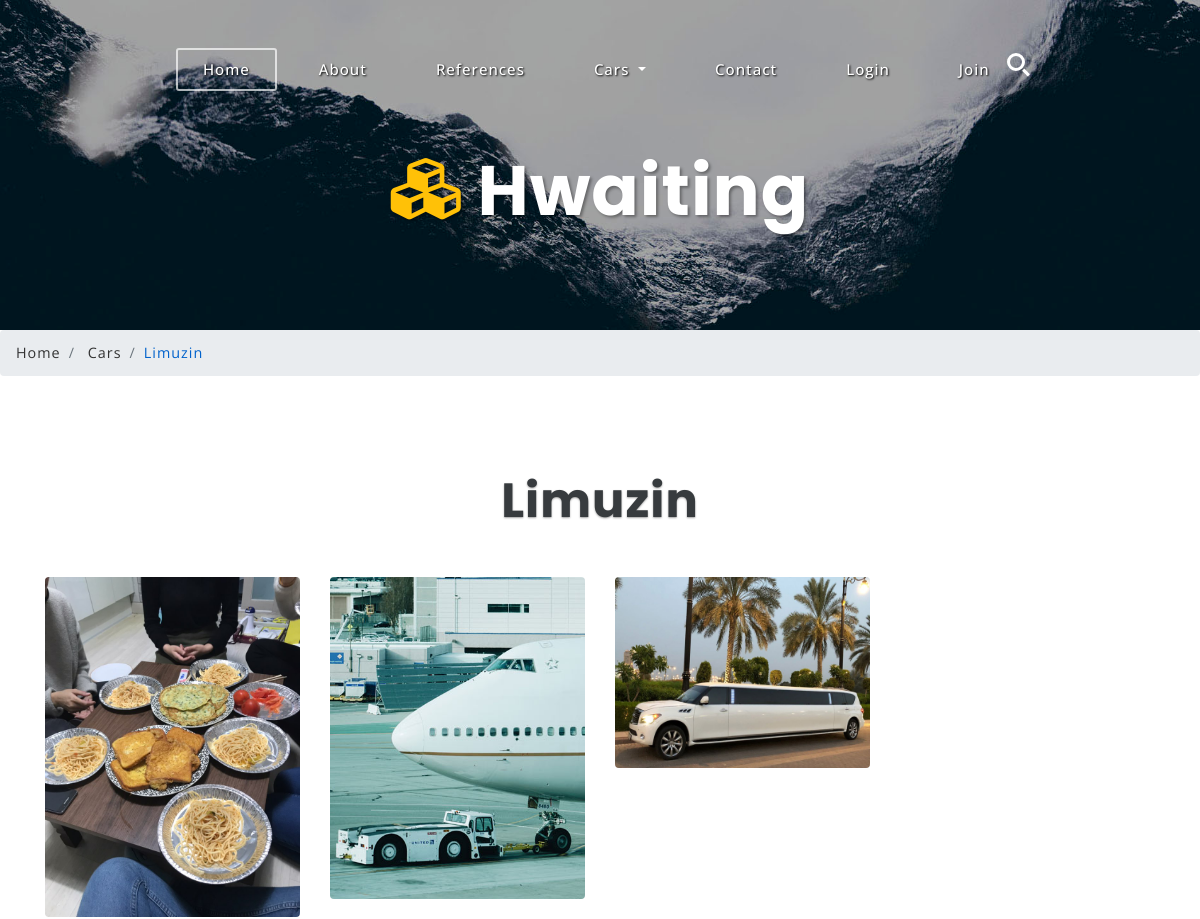
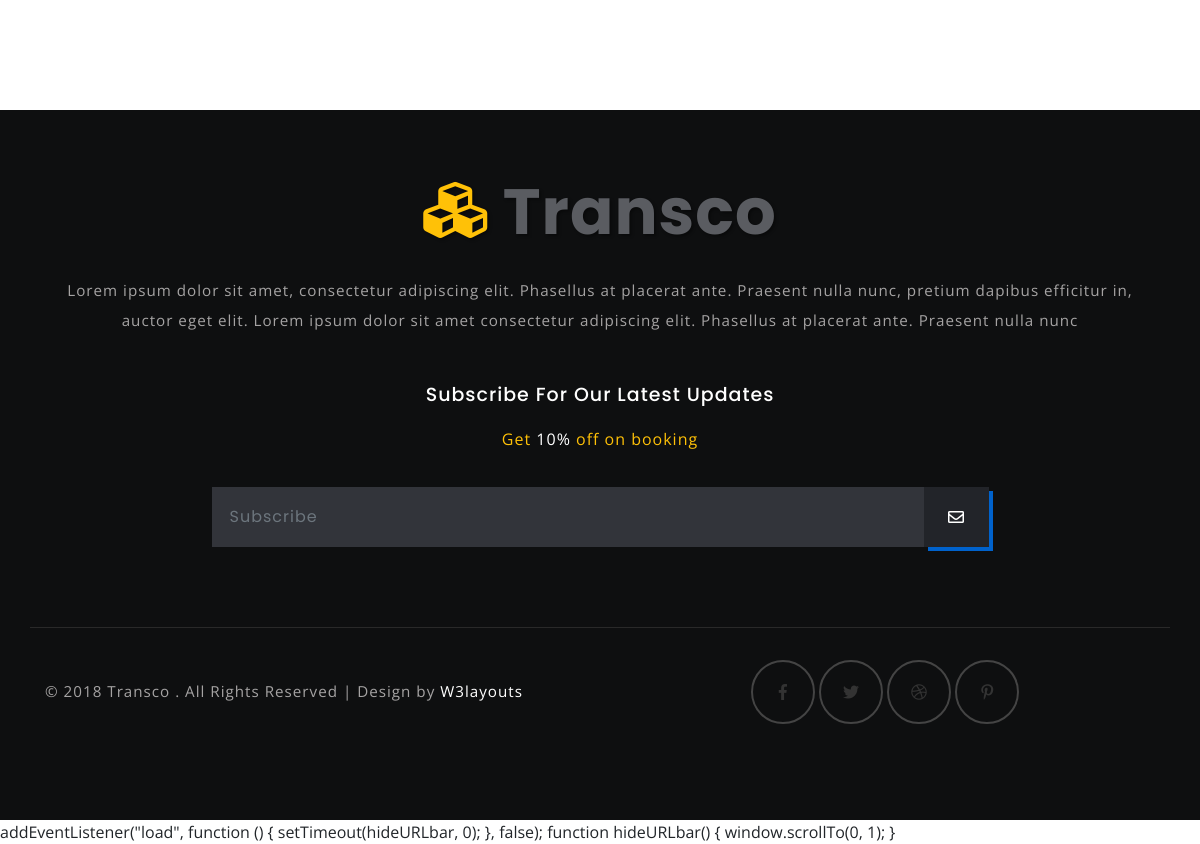
Screenshot of /category/9/Limuzin/ with the database file from the repository (2 pictures, top to bottom).
### car/models.py (models this page shows, shortened)
class Category(MPTTModel):
    STATUS = (
        ('True', 'Evet'),
        ('False', 'Hayır'),
    )
    title = models.CharField(max_length=30)
    keywords = models.CharField(max_length=255)
    description = models.CharField(max_length=255)
    detail = RichTextField()
    status = models.CharField(max_length=10, choices=STATUS)
    image = models.ImageField(blank=True, upload_to='images/')
    slug = models.SlugField(null=False, unique=True)
    parent= models.ForeignKey('self', blank=True, null=True, related_name='children', on_delete=models.CASCADE)
    created_at = models.DateTimeField(auto_now_add=True)
    updated_at = models.DateTimeField(auto_now=True)
    parent = TreeForeignKey('self', on_delete=models.CASCADE, null=True, blank=True, related_name='children')
    class MPTTMeta:
        order_insertion_by = ['title']
    def image_tag(self):
        return mark_safe('<img src="{}" height="50"/>'.format(self.image.url))
    image_tag.short_description = 'Image'

class Car(models.Model):
    STATUS = (
        ('True', 'Evet'),
        ('False', 'Hayır'),
    )
    status = models.CharField(max_length=10, choices=STATUS)
    category = models.ForeignKey(Category, on_delete=models.CASCADE)
    title = models.CharField(max_length=30)
    detail = RichTextField()
    base_price = models.FloatField(null=False, default="0")
    km_price = models.FloatField(null=False,default="0")
    capasity = models.CharField(max_length=255, blank=True)
    description = models.CharField(max_length=30)
    keywords = models.CharField(max_length=255)
    image = models.ImageField(blank=True, upload_to='images/')
    slug = models.SlugField(null=False, unique=True)
    created_at = models.DateTimeField(auto_now_add=True)
    updated_at = models.DateTimeField(auto_now=True)
    def image_tag(self):
        return mark_safe('<img src="{}" height="50"/>'.format(self.image.url))
    image_tag.short_description = 'Image'

### home/views.py (the view)
# urls.py: path('category/<int:id>/<slug:slug>/',  views.category_cars ,name='category_cars'),
def category_cars(request, id,slug):
    category = Category.objects.all()
    categorydata = Category.objects.get(pk= id)
    cars= Car.objects.filter(category_id = id, status='True')
    context = {'cars': cars,
               'category': category,
               'categorydata': categorydata,
               }
    return render(request, 'cars.html', context)

### home/templates/cars.html (shortened to what this page needs)
{% extends "homebase.html" %}
{% block content %}
	<div class="banner-inner" id="home">
			<div class="wrapper-inner">
				<h3 class="logo text-center">
					<a class="navbar-brand" href="index.html">
						<i class="fas fa-cubes"></i> Hwaiting</a>
				</h3>
			</div>
		</div>
		<ol class="breadcrumb">
			<li class="breadcrumb-item">
				<a href="#">Home</a>
			</li>
			<li class="breadcrumb-item">
				<a href="#">Cars</a>
			</li>
			<li class="breadcrumb-item active">{{categorydata.title}}</li>
		</ol>
	<section class="banner-bottom-agile-w3ls">
		<div class="container">
			<h3 class="tittle-w3ls text-center">{{categorydata.title}}</h3>
			<div class="row inner-sec-w3layouts-agileits">
				{% for dl in cars %}
				<div class="col-md-3 gallery-grids">
					<a class="w3 wow zoomIn animated" href="/car/{{dl.id}}/{{dl.slug}}" data-lightbox="example-set" >
						<img src="{{dl.image.url}}" class="img-fluid rounded zoom-img" alt="" />
					</a>
				</div>
					{% endfor %}
			</div>
		</div>
	</section>
{% endblock %}
{% block footer %}
	addEventListener("load", function () {
		setTimeout(hideURLbar, 0);
	}, false);
	function hideURLbar() {
		window.scrollTo(0, 1);
	}
{% endblock %}

### home/static/css/style.css (style rules this page uses)
html, body { margin: 0; font-size: 100%; font-family: 'Open Sans', sans-serif; background: #fff; }
body a { text-decoration: none; transition: 0.5s all; -webkit-transition: 0.5s all; -moz-transition: 0.5s all; -o-transition: 0.5s all; -ms-transition: 0.5s all; font-family: 'Open Sans', sans-serif; }
h1, h2, h3, h4, h5, h6 { margin: 0; font-family: 'Poppins', sans-serif; letter-spacing: 1px; }
h3.logo a.navbar-brand { font-size: 3em; letter-spacing: 2px; text-shadow: 2px 2px 3px rgba(0, 0, 0, 0.36); color: #fff; margin: 0; font-weight: 700; font-family: 'Poppins', sans-serif; }
h3.logo a.navbar-brand i { color: #ffc107; }
.banner-bottom-agile-w3ls { padding: 6em 0; }
.inner-sec-w3layouts-agileits { margin-top: 4em; }
h3.tittle-w3ls, .feature h3 { font-size: 3.5em; color: #373b3e; text-shadow: 0 1px 2px rgba(0, 0, 0, 0.37); font-weight: 700; }
.wrapper-inner { padding-top: 9em; }
.banner-inner { background: url(../images/banner1.jpg) no-repeat 0px 0px; background-size: cover; -webkit-background-size: cover; -o-background-size: cover; -moz-background-size: cover; -ms-background-size: cover; min-height: 330px; }
li.breadcrumb-item { font-size: 0.9em; letter-spacing: 1px; }
li.breadcrumb-item a { color: #333; }
.breadcrumb-item.active { color: #0062cc; }
.gallery-grids a { display: block; overflow: hidden; position: relative; }
.gallery-grids { margin-bottom: 2em; }
@media (max-width:1440px) { h3.tittle-w3ls, .feature h3 { font-size: 3em; } }
@media (max-width:1440px) { .banner-bottom-agile-w3ls { padding: 5em 0; } }
@media (max-width:1280px) { h3.logo a.navbar-brand { font-size: 2.5em; letter-spacing: 1px; } }
@media (max-width:1280px) { .inner-sec-w3layouts-agileits { margin-top: 3em; } }

### home/static/css/lightbox.css (style rules this page uses)
body:after { display: none; }

### home/static/css/contact.css (style rules this page uses)
body a { text-decoration: none; transition: 0.5s all; -webkit-transition: 0.5s all; -moz-transition: 0.5s all; -o-transition: 0.5s all; -ms-transition: 0.5s all; }

### rows the page displays
Category: title "Limuzin"
Car: image (picture)
Car: image (picture)
Car: image (picture)
